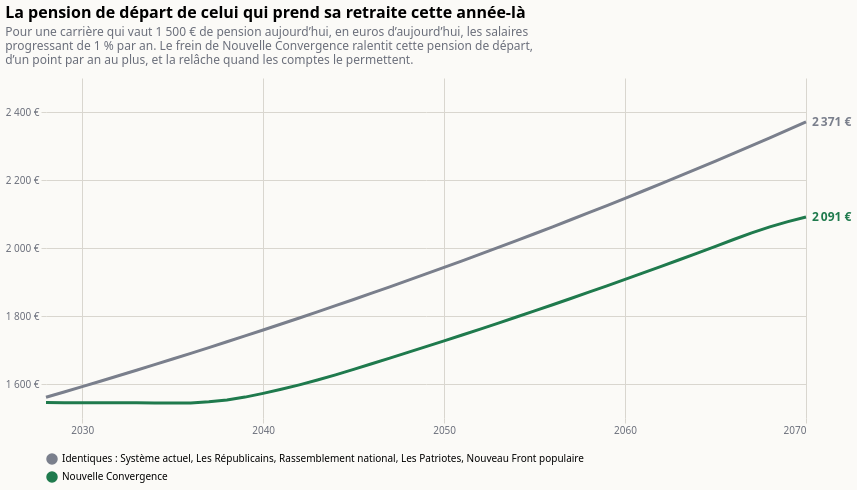

Specify this chart in Vega-Lite:
### Vega-Lite specification from a JSON file in a GitHub repository (floating-point values rounded to 4 significant figures)
{"$schema": "https://vega.github.io/schema/vega-lite/v6.json", "title": {"text": "La pension de départ de celui qui prend sa retraite cette année-là", "subtitle": ["Pour une carrière qui vaut 1 500 € de pension aujourd’hui, en euros d’aujourd’hui, les salaires", "progressant de 1 % par an. Le frein de Nouvelle Convergence ralentit cette pension de départ,", "d’un point par an au plus, et la relâche quand les comptes le permettent."], "anchor": "start", "fontSize": 16, "subtitleColor": "#6b6f7b", "subtitlePadding": 6, "offset": 12}, "background": "#fbfaf7", "config": {"font": "system-ui, sans-serif", "axis": {"gridColor": "#d9d6cf", "labelColor": "#6b6f7b", "domain": false, "tickColor": "#d9d6cf"}, "legend": {"orient": "bottom", "columns": 3, "labelLimit": 2000, "symbolOpacity": 1}, "view": {"stroke": null}}, "width": 760, "height": 340, "data": {"values": [{"annee": 2028, "programme": "Identiques : Système actuel, Les Républicains, Rassemblement national, Les Patriotes, Nouveau Front populaire", "valeur": 1561.0}, {"annee": 2029, "programme": "Identiques : Système actuel, Les Républicains, Rassemblement national, Les Patriotes, Nouveau Front populaire", "valeur": 1577.0}, {"annee": 2030, "programme": "Identiques : Système actuel, Les Républicains, Rassemblement national, Les Patriotes, Nouveau Front populaire", "valeur": 1592.0}, {"annee": 2031, "programme": "Identiques : Système actuel, Les Républicains, Rassemblement national, Les Patriotes, Nouveau Front populaire", "valeur": 1608.0}, {"annee": 2032, "programme": "Identiques : Système actuel, Les Républicains, Rassemblement national, Les Patriotes, Nouveau Front populaire", "valeur": 1624.0}, {"annee": 2033, "programme": "Identiques : Système actuel, Les Républicains, Rassemblement national, Les Patriotes, Nouveau Front populaire", "valeur": 1641.0}, {"annee": 2034, "programme": "Identiques : Système actuel, Les Républicains, Rassemblement national, Les Patriotes, Nouveau Front populaire", "valeur": 1657.0}, {"annee": 2035, "programme": "Identiques : Système actuel, Les Républicains, Rassemblement national, Les Patriotes, Nouveau Front populaire", "valeur": 1674.0}, {"annee": 2036, "programme": "Identiques : Système actuel, Les Républicains, Rassemblement national, Les Patriotes, Nouveau Front populaire", "valeur": 1690.0}, {"annee": 2037, "programme": "Identiques : Système actuel, Les Républicains, Rassemblement national, Les Patriotes, Nouveau Front populaire", "valeur": 1707.0}, {"annee": 2038, "programme": "Identiques : Système actuel, Les Républicains, Rassemblement national, Les Patriotes, Nouveau Front populaire", "valeur": 1724.0}, {"annee": 2039, "programme": "Identiques : Système actuel, Les Républicains, Rassemblement national, Les Patriotes, Nouveau Front populaire", "valeur": 1741.0}, {"annee": 2040, "programme": "Identiques : Système actuel, Les Républicains, Rassemblement national, Les Patriotes, Nouveau Front populaire", "valeur": 1759.0}, {"annee": 2041, "programme": "Identiques : Système actuel, Les Républicains, Rassemblement national, Les Patriotes, Nouveau Front populaire", "valeur": 1776.0}, {"annee": 2042, "programme": "Identiques : Système actuel, Les Républicains, Rassemblement national, Les Patriotes, Nouveau Front populaire", "valeur": 1794.0}, {"annee": 2043, "programme": "Identiques : Système actuel, Les Républicains, Rassemblement national, Les Patriotes, Nouveau Front populaire", "valeur": 1812.0}, {"annee": 2044, "programme": "Identiques : Système actuel, Les Républicains, Rassemblement national, Les Patriotes, Nouveau Front populaire", "valeur": 1830.0}, {"annee": 2045, "programme": "Identiques : Système actuel, Les Républicains, Rassemblement national, Les Patriotes, Nouveau Front populaire", "valeur": 1849.0}, {"annee": 2046, "programme": "Identiques : Système actuel, Les Républicains, Rassemblement national, Les Patriotes, Nouveau Front populaire", "valeur": 1867.0}, {"annee": 2047, "programme": "Identiques : Système actuel, Les Républicains, Rassemblement national, Les Patriotes, Nouveau Front populaire", "valeur": 1886.0}, {"annee": 2048, "programme": "Identiques : Système actuel, Les Républicains, Rassemblement national, Les Patriotes, Nouveau Front populaire", "valeur": 1905.0}, {"annee": 2049, "programme": "Identiques : Système actuel, Les Républicains, Rassemblement national, Les Patriotes, Nouveau Front populaire", "valeur": 1924.0}, {"annee": 2050, "programme": "Identiques : Système actuel, Les Républicains, Rassemblement national, Les Patriotes, Nouveau Front populaire", "valeur": 1943.0}, {"annee": 2051, "programme": "Identiques : Système actuel, Les Républicains, Rassemblement national, Les Patriotes, Nouveau Front populaire", "valeur": 1962.0}, {"annee": 2052, "programme": "Identiques : Système actuel, Les Républicains, Rassemblement national, Les Patriotes, Nouveau Front populaire", "valeur": 1982.0}, {"annee": 2053, "programme": "Identiques : Système actuel, Les Républicains, Rassemblement national, Les Patriotes, Nouveau Front populaire", "valeur": 2002.0}, {"annee": 2054, "programme": "Identiques : Système actuel, Les Républicains, Rassemblement national, Les Patriotes, Nouveau Front populaire", "valeur": 2022.0}, {"annee": 2055, "programme": "Identiques : Système actuel, Les Républicains, Rassemblement national, Les Patriotes, Nouveau Front populaire", "valeur": 2042.0}, {"annee": 2056, "programme": "Identiques : Système actuel, Les Républicains, Rassemblement national, Les Patriotes, Nouveau Front populaire", "valeur": 2062.0}, {"annee": 2057, "programme": "Identiques : Système actuel, Les Républicains, Rassemblement national, Les Patriotes, Nouveau Front populaire", "valeur": 2083.0}, {"annee": 2058, "programme": "Identiques : Système actuel, Les Républicains, Rassemblement national, Les Patriotes, Nouveau Front populaire", "valeur": 2104.0}, {"annee": 2059, "programme": "Identiques : Système actuel, Les Républicains, Rassemblement national, Les Patriotes, Nouveau Front populaire", "valeur": 2125.0}, {"annee": 2060, "programme": "Identiques : Système actuel, Les Républicains, Rassemblement national, Les Patriotes, Nouveau Front populaire", "valeur": 2146.0}, {"annee": 2061, "programme": "Identiques : Système actuel, Les Républicains, Rassemblement national, Les Patriotes, Nouveau Front populaire", "valeur": 2168.0}, {"annee": 2062, "programme": "Identiques : Système actuel, Les Républicains, Rassemblement national, Les Patriotes, Nouveau Front populaire", "valeur": 2189.0}, {"annee": 2063, "programme": "Identiques : Système actuel, Les Républicains, Rassemblement national, Les Patriotes, Nouveau Front populaire", "valeur": 2211.0}, {"annee": 2064, "programme": "Identiques : Système actuel, Les Républicains, Rassemblement national, Les Patriotes, Nouveau Front populaire", "valeur": 2233.0}, {"annee": 2065, "programme": "Identiques : Système actuel, Les Républicains, Rassemblement national, Les Patriotes, Nouveau Front populaire", "valeur": 2256.0}, {"annee": 2066, "programme": "Identiques : Système actuel, Les Républicains, Rassemblement national, Les Patriotes, Nouveau Front populaire", "valeur": 2278.0}, {"annee": 2067, "programme": "Identiques : Système actuel, Les Républicains, Rassemblement national, Les Patriotes, Nouveau Front populaire", "valeur": 2301.0}, {"annee": 2068, "programme": "Identiques : Système actuel, Les Républicains, Rassemblement national, Les Patriotes, Nouveau Front populaire", "valeur": 2324.0}, {"annee": 2069, "programme": "Identiques : Système actuel, Les Républicains, Rassemblement national, Les Patriotes, Nouveau Front populaire", "valeur": 2347.0}, {"annee": 2070, "programme": "Identiques : Système actuel, Les Républicains, Rassemblement national, Les Patriotes, Nouveau Front populaire", "valeur": 2371.0}, {"annee": 2028, "programme": "Nouvelle Convergence", "valeur": 1545.0}, {"annee": 2029, "programme": "Nouvelle Convergence", "valeur": 1545.0}, {"annee": 2030, "programme": "Nouvelle Convergence", "valeur": 1545.0}, {"annee": 2031, "programme": "Nouvelle Convergence", "valeur": 1545.0}, {"annee": 2032, "programme": "Nouvelle Convergence", "valeur": 1545.0}, {"annee": 2033, "programme": "Nouvelle Convergence", "valeur": 1545.0}, {"annee": 2034, "programme": "Nouvelle Convergence", "valeur": 1544.0}, {"annee": 2035, "programme": "Nouvelle Convergence", "valeur": 1544.0}, {"annee": 2036, "programme": "Nouvelle Convergence", "valeur": 1544.0}, {"annee": 2037, "programme": "Nouvelle Convergence", "valeur": 1548.0}, {"annee": 2038, "programme": "Nouvelle Convergence", "valeur": 1553.0}, {"annee": 2039, "programme": "Nouvelle Convergence", "valeur": 1561.0}, {"annee": 2040, "programme": "Nouvelle Convergence", "valeur": 1572.0}, {"annee": 2041, "programme": "Nouvelle Convergence", "valeur": 1584.0}, {"annee": 2042, "programme": "Nouvelle Convergence", "valeur": 1597.0}, {"annee": 2043, "programme": "Nouvelle Convergence", "valeur": 1612.0}, {"annee": 2044, "programme": "Nouvelle Convergence", "valeur": 1627.0}, {"annee": 2045, "programme": "Nouvelle Convergence", "valeur": 1643.0}, {"annee": 2046, "programme": "Nouvelle Convergence", "valeur": 1660.0}, {"annee": 2047, "programme": "Nouvelle Convergence", "valeur": 1676.0}, {"annee": 2048, "programme": "Nouvelle Convergence", "valeur": 1693.0}, {"annee": 2049, "programme": "Nouvelle Convergence", "valeur": 1710.0}, {"annee": 2050, "programme": "Nouvelle Convergence", "valeur": 1727.0}, {"annee": 2051, "programme": "Nouvelle Convergence", "valeur": 1744.0}, {"annee": 2052, "programme": "Nouvelle Convergence", "valeur": 1762.0}, {"annee": 2053, "programme": "Nouvelle Convergence", "valeur": 1779.0}, {"annee": 2054, "programme": "Nouvelle Convergence", "valeur": 1797.0}, {"annee": 2055, "programme": "Nouvelle Convergence", "valeur": 1815.0}, {"annee": 2056, "programme": "Nouvelle Convergence", "valeur": 1833.0}, {"annee": 2057, "programme": "Nouvelle Convergence", "valeur": 1851.0}, {"annee": 2058, "programme": "Nouvelle Convergence", "valeur": 1870.0}, {"annee": 2059, "programme": "Nouvelle Convergence", "valeur": 1889.0}, {"annee": 2060, "programme": "Nouvelle Convergence", "valeur": 1908.0}, {"annee": 2061, "programme": "Nouvelle Convergence", "valeur": 1927.0}, {"annee": 2062, "programme": "Nouvelle Convergence", "valeur": 1946.0}, {"annee": 2063, "programme": "Nouvelle Convergence", "valeur": 1965.0}, {"annee": 2064, "programme": "Nouvelle Convergence", "valeur": 1985.0}, {"annee": 2065, "programme": "Nouvelle Convergence", "valeur": 2005.0}, {"annee": 2066, "programme": "Nouvelle Convergence", "valeur": 2025.0}, {"annee": 2067, "programme": "Nouvelle Convergence", "valeur": 2044.0}, {"annee": 2068, "programme": "Nouvelle Convergence", "valeur": 2062.0}, {"annee": 2069, "programme": "Nouvelle Convergence", "valeur": 2078.0}, {"annee": 2070, "programme": "Nouvelle Convergence", "valeur": 2091.0}]}, "encoding": {"x": {"field": "annee", "type": "quantitative", "scale": {"domain": [2028, 2070]}, "axis": {"format": "d", "title": null, "values": [2030, 2040, 2050, 2060, 2070]}}, "y": {"field": "valeur", "type": "quantitative", "scale": {"zero": false, "padding": 12}, "axis": {"title": null, "labelExpr": "replace(format(datum.value, ',.0f'), ',', ' ') + ' €'", "tickCount": 7}}, "color": {"field": "programme", "type": "nominal", "title": null, "sort": ["Identiques : Système actuel, Les Républicains, Rassemblement national, Les Patriotes, Nouveau Front populaire", "Nouvelle Convergence"], "scale": {"domain": ["Identiques : Système actuel, Les Républicains, Rassemblement national, Les Patriotes, Nouveau Front populaire", "Nouvelle Convergence"], "range": ["#7a7f8c", "#1f7a4d"]}, "legend": {"orient": "bottom", "columns": 1, "labelLimit": 2000}}}, "layer": [{"mark": {"type": "line", "strokeWidth": 3}}, {"data": {"values": [{"annee": 2070, "programme": "Identiques : Système actuel, Les Républicains, Rassemblement national, Les Patriotes, Nouveau Front populaire", "valeur": 2371.0, "etiquette": "2 371 €"}, {"annee": 2070, "programme": "Nouvelle Convergence", "valeur": 2091.0, "etiquette": "2 091 €"}]}, "mark": {"type": "text", "align": "left", "dx": 6, "fontSize": 12, "fontWeight": "bold"}, "encoding": {"text": {"field": "etiquette"}}}]}
